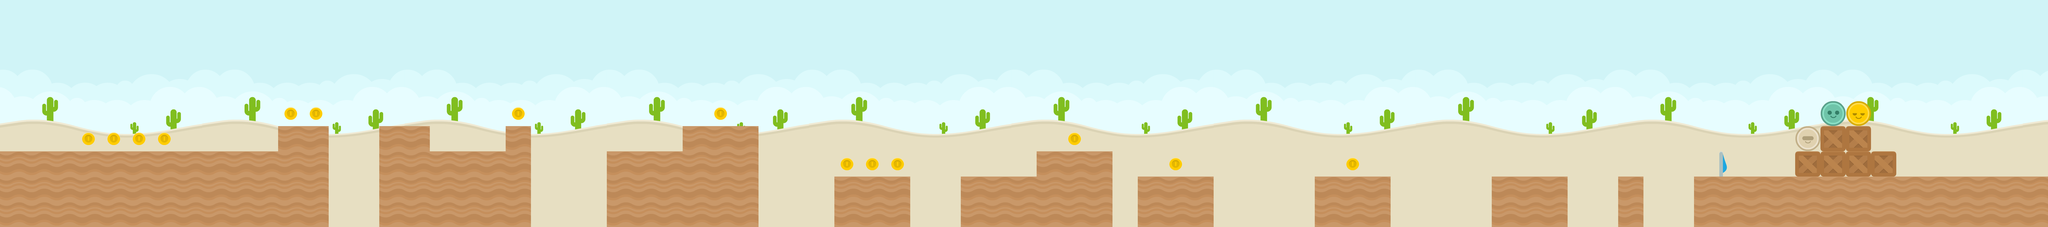

This game map was drawn from its Tiled (.tmx) file and the tilesets committed beside it. A one-line description and the full map source follow:
An orthogonal 81x9 tile map with 128x128 px tiles, 2 tile layers (Tile Layer 1, Tile Layer 2), 5 tilesets and 30 objects.

<map version="1.0" orientation="orthogonal" renderorder="right-down" width="81" height="9" tilewidth="128" tileheight="128" nextobjectid="35">
 <tileset firstgid="1" name="spritesheet_items" tilewidth="128" tileheight="128" tilecount="32" columns="8">
  <image source="../tilesets/spritesheet_items.png" width="1024" height="512" />
 </tileset>
 <tileset firstgid="33" name="colored_desert" tilewidth="128" tileheight="128" tilecount="64" columns="8">
  <image source="../tilesets/colored_desert.png" width="1024" height="1024" />
 </tileset>
 <tileset firstgid="97" name="players" tilewidth="128" tileheight="128" tilecount="4" columns="4">
  <image source="../tilesets/players.png" width="512" height="128" />
 </tileset>
 <tileset firstgid="101" name="spritesheet_ground" tilewidth="128" tileheight="128" spacing="2" margin="1" tilecount="128" columns="8">
  <image source="../tilesets/spritesheet_ground.png" width="1040" height="2080" />
 </tileset>
 <tileset firstgid="229" name="spritesheet_tiles" tilewidth="128" tileheight="128" spacing="2" margin="1" tilecount="128" columns="8">
  <image source="../tilesets/spritesheet_tiles.png" width="1040" height="2080" />
 </tileset>
 <layer name="Tile Layer 1" width="81" height="9">
  <data encoding="csv">
33,34,35,36,37,38,39,40,33,34,35,36,37,38,39,40,33,34,35,36,37,38,39,40,33,34,35,36,37,38,39,40,33,34,35,36,37,38,39,40,33,34,35,36,37,38,39,40,33,34,35,36,37,38,39,40,33,34,35,36,37,38,39,40,33,34,35,36,37,38,39,40,33,34,35,36,37,38,39,40,33,
41,42,43,44,45,46,47,48,41,42,43,44,45,46,47,48,41,42,43,44,45,46,47,48,41,42,43,44,45,46,47,48,41,42,43,44,45,46,47,48,41,42,43,44,45,46,47,48,41,42,43,44,45,46,47,48,41,42,43,44,45,46,47,48,41,42,43,44,45,46,47,48,41,42,43,44,45,46,47,48,41,
49,50,51,52,53,54,55,56,49,50,51,52,53,54,55,56,49,50,51,52,53,54,55,56,49,50,51,52,53,54,55,56,49,50,51,52,53,54,55,56,49,50,51,52,53,54,55,56,49,50,51,52,53,54,55,56,49,50,51,52,53,54,55,56,49,50,51,52,53,54,55,56,49,50,51,52,53,54,55,56,49,
57,58,59,60,61,62,63,64,57,58,59,60,61,62,63,64,57,58,59,60,61,62,63,64,57,58,59,60,61,62,63,64,57,58,59,60,61,62,63,64,57,58,59,60,61,62,63,64,57,58,59,60,61,62,63,64,57,58,59,60,61,62,63,64,57,58,59,60,61,62,63,64,57,58,59,60,61,62,63,64,57,
65,66,67,68,69,70,71,72,65,66,67,68,69,70,71,72,65,66,67,68,69,70,71,72,65,66,67,68,69,70,71,72,65,66,67,68,69,70,71,72,65,66,67,68,69,70,71,72,65,66,67,68,69,70,71,72,65,66,67,68,69,70,71,72,65,66,67,68,69,70,71,72,65,66,67,68,69,70,71,72,65,
73,74,75,76,77,78,79,80,73,74,75,76,77,78,79,80,73,74,75,76,77,78,79,80,73,74,75,76,77,78,79,80,73,74,75,76,77,78,79,80,73,74,75,76,77,78,79,80,73,74,75,76,77,78,79,80,73,74,75,76,77,78,79,80,73,74,75,76,77,78,79,80,73,74,75,76,77,78,79,80,73,
81,82,83,84,85,86,87,88,81,82,83,84,85,86,87,88,81,82,83,84,85,86,87,88,81,82,83,84,85,86,87,88,81,82,83,84,85,86,87,88,81,82,83,84,85,86,87,88,81,82,83,84,85,86,87,88,81,82,83,84,85,86,87,88,81,82,83,84,85,86,87,88,81,82,83,84,85,86,87,88,81,
89,90,91,92,93,94,95,96,89,90,89,90,91,92,93,94,95,96,96,96,96,96,96,96,96,96,96,96,96,96,96,96,89,90,91,92,93,94,95,96,89,90,91,92,93,94,95,96,89,90,91,92,93,94,95,96,89,90,91,92,93,94,95,96,89,90,91,92,93,94,95,96,89,90,91,92,93,94,95,96,170,
89,89,90,91,92,93,94,95,96,96,96,96,96,96,96,96,96,96,89,89,89,89,89,89,90,91,92,93,94,95,96,96,96,96,96,96,96,96,89,89,89,89,89,89,89,89,89,90,91,92,93,94,95,96,96,96,96,96,96,96,94,95,96,96,96,89,89,89,89,89,89,89,89,90,91,92,93,94,95,96,170
</data>
 </layer>
 <layer name="Tile Layer 2" width="81" height="9">
  <data encoding="csv">
0,0,0,0,0,0,0,0,0,0,0,0,0,0,0,0,0,0,0,0,0,0,0,0,0,0,0,0,0,0,0,0,0,0,0,0,0,0,0,0,0,0,0,0,0,0,0,0,0,0,0,0,0,0,0,0,0,0,0,0,0,0,0,0,0,0,0,0,0,0,0,0,0,0,0,0,0,0,0,0,0,
0,0,0,0,0,0,0,0,0,0,0,0,0,0,0,0,0,0,0,0,0,0,0,0,0,0,0,0,0,0,0,0,0,0,0,0,0,0,0,0,0,0,0,0,0,0,0,0,0,0,0,0,0,0,0,0,0,0,0,0,0,0,0,0,0,0,0,0,0,0,0,0,0,0,0,0,0,0,0,0,0,
0,0,0,0,0,0,0,0,0,0,0,0,0,0,0,0,0,0,0,0,0,0,0,0,0,0,0,0,0,0,0,0,0,0,0,0,0,0,0,0,0,0,0,0,0,0,0,0,0,0,0,0,0,0,0,0,0,0,0,0,0,0,0,0,0,0,0,0,0,0,0,0,0,0,0,0,0,0,0,0,0,
0,0,0,0,0,0,0,0,0,0,0,0,0,0,0,0,0,0,0,0,0,0,0,0,0,0,0,0,0,0,0,0,0,0,0,0,0,0,0,0,0,0,0,0,0,0,0,0,0,0,0,0,0,0,0,0,0,0,0,0,0,0,0,0,0,0,0,0,0,0,0,0,0,0,0,0,0,0,0,0,0,
0,0,0,0,0,0,0,0,0,0,0,30,30,0,0,31,31,0,0,0,30,0,0,0,31,0,0,0,30,0,0,0,0,0,0,0,0,0,0,0,0,0,0,0,0,0,0,0,0,0,0,0,0,0,0,0,0,0,0,0,0,0,0,0,0,0,0,0,0,0,0,0,100,98,0,0,0,0,0,0,0,
0,0,0,30,30,30,30,31,0,0,0,170,170,0,0,170,170,0,0,0,170,0,0,0,0,0,0,170,170,170,0,0,0,0,0,0,0,0,0,0,0,0,30,0,0,0,0,0,0,0,0,0,0,0,0,0,0,0,0,0,0,0,0,0,0,0,0,0,0,0,0,99,261,261,0,0,0,0,0,0,0,
170,170,170,170,170,170,170,170,170,170,170,170,170,0,0,170,170,170,170,170,170,0,0,0,170,170,170,170,170,170,0,0,0,30,30,30,0,0,0,0,0,170,170,170,0,0,30,0,0,0,0,0,0,30,0,0,0,0,0,0,0,0,0,0,0,0,0,0,11,0,0,261,261,261,261,0,0,0,0,0,0,
170,170,170,170,170,170,170,170,170,170,170,170,170,0,0,170,170,170,170,170,170,0,0,0,170,170,170,170,170,170,0,0,0,170,170,170,0,0,170,170,170,170,170,170,0,170,170,170,0,0,0,0,170,170,170,0,0,0,0,170,170,170,0,0,170,0,0,170,170,170,170,170,170,170,170,170,170,170,170,170,0,
170,170,170,170,170,170,170,170,170,170,170,170,170,0,0,170,170,170,170,170,170,0,0,0,170,170,170,170,170,170,0,0,0,170,170,170,0,0,170,170,170,170,170,170,0,170,170,170,0,0,0,0,170,170,170,0,0,0,0,170,170,170,0,0,170,0,0,170,170,170,170,170,170,170,170,170,170,170,170,170,0
</data>
 </layer>
 <objectgroup name="Object Layer 1">
  <object id="2" x="8576" y="896" width="1664" height="256" />
  <object id="3" x="7552" y="896" width="384" height="256" />
  <object id="4" x="8192" y="896" width="128" height="256" />
  <object id="5" x="6656" y="896" width="384" height="256" />
  <object id="6" x="5760" y="896" width="384" height="256" />
  <object id="8" x="5248" y="768" width="384" height="384" />
  <object id="9" x="4864" y="896" width="384" height="256" />
  <object id="10" x="4224" y="896" width="384" height="256" />
  <object id="12" x="3456" y="640" width="384" height="512" />
  <object id="13" x="3072" y="768" width="384" height="384" />
  <object id="14" x="2560" y="640" width="128" height="512" />
  <object id="15" x="2176" y="768" width="384" height="384" />
  <object id="17" x="1920" y="640" width="256" height="512" />
  <object id="18" x="1408" y="640" width="256" height="512" />
  <object id="20" x="0" y="768" width="1408" height="384" />
 </objectgroup>
 <objectgroup name="Object Layer 2">
  <object id="21" x="798" y="672" width="64" height="64">
   <ellipse />
  </object>
  <object id="22" x="670" y="672" width="64" height="64">
   <ellipse />
  </object>
  <object id="23" x="542" y="672" width="64" height="64">
   <ellipse />
  </object>
  <object id="24" x="414" y="672" width="64" height="64">
   <ellipse />
  </object>
  <object id="25" x="1438" y="544" width="64" height="64">
   <ellipse />
  </object>
  <object id="26" x="1566" y="544" width="64" height="64">
   <ellipse />
  </object>
  <object id="27" x="2590" y="544" width="64" height="64">
   <ellipse />
  </object>
  <object id="28" x="3614" y="544" width="64" height="64">
   <ellipse />
  </object>
  <object id="29" x="4254" y="800" width="64" height="64">
   <ellipse />
  </object>
  <object id="30" x="4382" y="800" width="64" height="64">
   <ellipse />
  </object>
  <object id="31" x="4510" y="800" width="64" height="64">
   <ellipse />
  </object>
  <object id="32" x="5406" y="672" width="64" height="64">
   <ellipse />
  </object>
  <object id="33" x="5918" y="800" width="64" height="64">
   <ellipse />
  </object>
  <object id="34" x="6814" y="800" width="64" height="64">
   <ellipse />
  </object>
 </objectgroup>
 <objectgroup name="Object Layer 3">
  <object id="1" x="8832" y="0" width="128" height="896" />
 </objectgroup>
</map>
